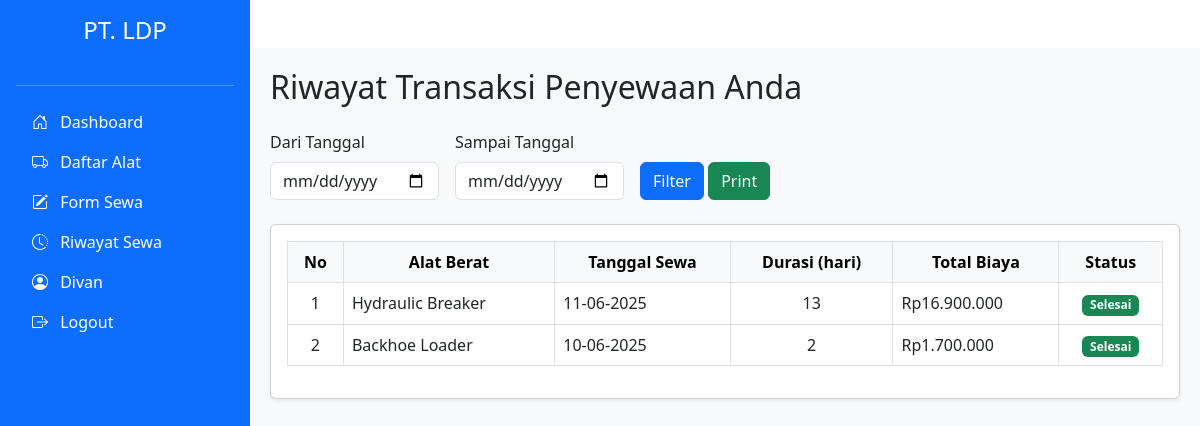
Page /riwayat_sewa.php (signed in) on the committed database.
### tables this page shows
CREATE TABLE `transaksi` (
  `id` int NOT NULL,
  `id_user` int DEFAULT NULL,
  `id_alat` int DEFAULT NULL,
  `tanggal_sewa` date DEFAULT NULL,
  `durasi` int DEFAULT NULL,
  `total_biaya` int DEFAULT NULL,
  `status` enum('menunggu','disetujui','berjalan','selesai','ditolak') DEFAULT 'menunggu'
);

CREATE TABLE `alat_berat` (
  `id` int NOT NULL,
  `nama_alat` varchar(100) DEFAULT NULL,
  `jenis` varchar(50) DEFAULT NULL,
  `harga_per_hari` int DEFAULT NULL,
  `foto` varchar(255) DEFAULT NULL,
  `status` enum('tersedia','disewa') DEFAULT 'tersedia',
  `id_kategori` int DEFAULT NULL
);

### riwayat_sewa.php (the view, shortened to what this page needs)
<?php
include "config/db.php";
$id_user = $_SESSION['user_id'];
$start_date = $_GET['start_date'] ?? '';
$end_date = $_GET['end_date'] ?? '';
$query = "SELECT t.*, a.nama_alat
          FROM transaksi t
          JOIN alat_berat a ON t.id_alat = a.id
          WHERE t.id_user = '$id_user'
          AND t.status = 'selesai'";
$query .= " ORDER BY t.id DESC";
$result = mysqli_query($conn, $query);
?>
<!DOCTYPE html>
<html lang="id">
<head>
  <link href="https://cdn.jsdelivr.net/npm/bootstrap@5.0.2/dist/css/bootstrap.min.css" rel="stylesheet">
</head>
<body>
  <div class="sidebar no-print">
    <?php include "partials/sidebar.php" ?>
  </div>
  <div class="content mt-5">
    <h2 class="mb-4">Riwayat Transaksi Penyewaan Anda</h2>
    <form class="row row-cols-lg-auto g-3 align-items-end mb-4 no-print" method="GET">
      <div class="col-12">
        <label for="start_date" class="form-label">Dari Tanggal</label>
        <input type="date" class="form-control" id="start_date" name="start_date"
          value="<?= htmlspecialchars($start_date) ?>">
      </div>
      <div class="col-12">
        <label for="end_date" class="form-label">Sampai Tanggal</label>
        <input type="date" class="form-control" id="end_date" name="end_date"
          value="<?= htmlspecialchars($end_date) ?>">
      </div>
      <div class="col-12">
        <button type="submit" class="btn btn-primary">Filter</button>
        <button type="button" class="btn btn-success" onclick="window.print()">Print</button>
      </div>
    </form>
    <div class="card shadow-sm">
      <div class="card-body">
        <div class="table-responsive">
          <table class="table table-bordered table-hover align-middle">
            <thead class="table-light text-center">
              <tr>
                <th>No</th>
                <th>Alat Berat</th>
                <th>Tanggal Sewa</th>
                <th>Durasi (hari)</th>
                <th>Total Biaya</th>
                <th>Status</th>
              </tr>
            </thead>
            <tbody>
              <?php if (mysqli_num_rows($result) > 0): ?>
                <?php $no = 1;
                while ($row = mysqli_fetch_assoc($result)): ?>
                  <tr>
                    <td class="text-center"><?= $no++ ?></td>
                    <td><?= htmlspecialchars($row['nama_alat']) ?></td>
                    <td><?= date('d-m-Y', strtotime($row['tanggal_sewa'])) ?></td>
                    <td class="text-center"><?= $row['durasi'] ?></td>
                    <td>Rp<?= number_format($row['total_biaya'], 0, ',', '.') ?></td>
                    <td class="text-center">
                      <?php
                      $status = $row['status'];
                      $badge = 'secondary';
                      if ($status == 'menunggu') {
                        $badge = 'warning';
                      } elseif ($status == 'disetujui') {
                        $badge = 'info';
                      } elseif ($status == 'berjalan') {
                        $badge = 'primary';
                      } elseif ($status == 'selesai') {
                        $badge = 'success';
                      } elseif ($status == 'ditolak') {
                        $badge = 'danger';
                      }
                      ?>
                      <span class="badge bg-<?= $badge ?>"><?= ucfirst($status) ?></span>
                    </td>
                  </tr>
                <?php endwhile; ?>
              <?php else: ?>
                <tr>
                  <td colspan="6" class="text-center text-muted">Tidak ada transaksi pada rentang tanggal ini.</td>
                </tr>
              <?php endif; ?>
            </tbody>
          </table>
        </div>
      </div>
    </div>
  </div>
</body>
</html>

### riwayat_sewa.php (style rules this page uses)
.content { margin-left: 250px; padding: 20px; background-color: #f8f9fa; min-height: 100vh; }

### partials/sidebar.php (style rules this page uses)
.sidebar { position: fixed; top: 0; left: 0; height: 100vh; width: 250px; background-color: #0d6efd; color: white; overflow-y: auto; z-index: 1000; }

### rows in the picture
transaksi: id_alat.nama_alat "Hydraulic Breaker", tanggal_sewa "11-06-2025", durasi "13", total_biaya "16.900.000", status "Selesai"
transaksi: id_alat.nama_alat "Backhoe Loader", tanggal_sewa "10-06-2025", durasi "2", total_biaya "1.700.000", status "Selesai"

### other values in the picture
$_SESSION['nama'] "Divan"
